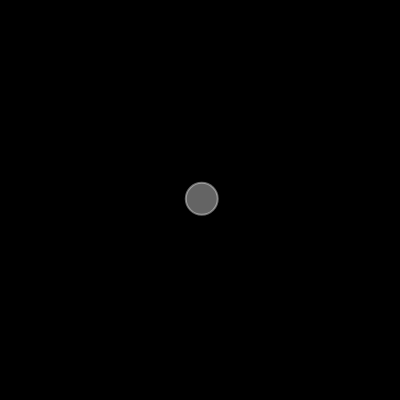
Frame 1 (no input)
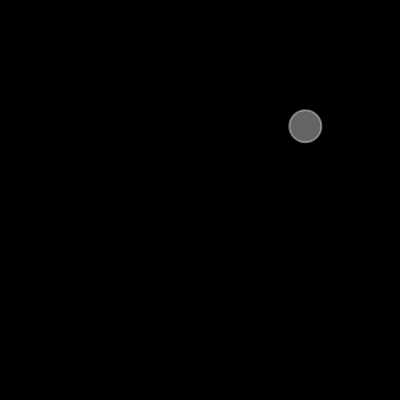
Frame 60 (no input)
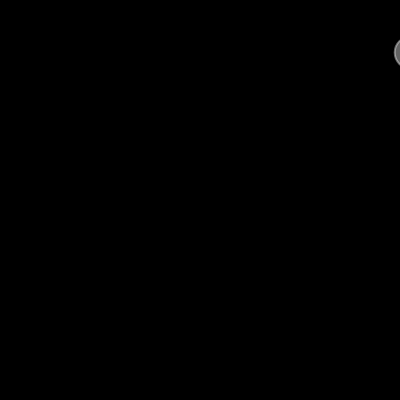
Frame 120 (the mouse pressed at the canvas centre since frame 60)

The p5.js sketch that drew these frames (run headless with seeded random() and noise() and a simulated clock; from frame 60 on, the mouse is pressed at the canvas centre):

// p5.js sketch
// ── sketch.js
// Mover with Random Vector. sketch.js
// From The Nature of Code by Dan Shiffman
// Nicholas Wolgamott

let mover;

function setup() {
	createCanvas(400, 400);
	mover = new Mover(200, 200);
}

function draw() {
	background(0);
	mover.update();
	mover.show();
}
// ── mover.js
// Mover with Random Vector, Mover.js
// From The Nature of Code by Dan Shiffman
// Nicholas Wolgamott

class Mover {
  constructor(x, y) {
    this.pos = createVector(x, y);
    this.vel = p5.Vector.random2D()
    this.vel.mult(random(3));
  }

  update() {
    this.pos.add(this.vel);
  }

  show() {
    stroke(255, 100);
    strokeWeight(2);
    fill(255, 100);
    ellipse(this.pos.x, this.pos.y, 32);
  }
}
